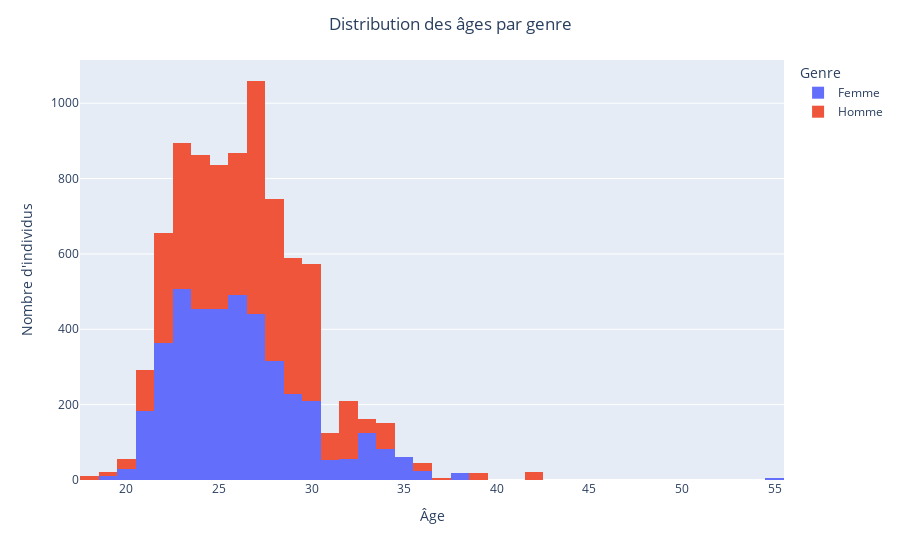

The code cell stored with this chart in its notebook:
### Markdown cell above
La distribution d'âge est-elle différente pour les hommes et les femmes ?

### Code cell
df_sd['gender_label'] = df_sd['gender'].map({0: 'Femme', 1: 'Homme'})

fig = px.histogram(df_sd, x="age", color="gender_label", labels={"gender_label": "Genre", "age": "Âge"})
fig.update_layout(yaxis_title="Nombre d'individus", 
    title="Distribution des âges par genre",
    title_x=0.5)
fig.show()

### Figure 1 — Plotly figure (JSON) as saved in the notebook; plotly's stock layout.template omitted (floating-point values rounded to 4 significant figures; data arrays with more than 128 entries replaced by an {"elided": "..."} marker saying what was removed)
{"data": [{"bingroup": "x", "hovertemplate": "Genre=Femme<br>Âge=%{x}<br>count=%{y}<extra></extra>", "legendgroup": "Femme", "marker": {"color": "#636efa", "pattern": {"shape": ""}}, "name": "Femme", "orientation": "v", "showlegend": true, "type": "histogram", "x": {"elided": "4184 float values"}, "xaxis": "x", "yaxis": "y"}, {"bingroup": "x", "hovertemplate": "Genre=Homme<br>Âge=%{x}<br>count=%{y}<extra></extra>", "legendgroup": "Homme", "marker": {"color": "#EF553B", "pattern": {"shape": ""}}, "name": "Homme", "orientation": "v", "showlegend": true, "type": "histogram", "x": {"elided": "4194 float values"}, "xaxis": "x", "yaxis": "y"}], "layout": {"barmode": "relative", "legend": {"title": {"text": "Genre"}, "tracegroupgap": 0}, "margin": {"t": 60}, "title": {"text": "Distribution des âges par genre", "x": 0.5}, "xaxis": {"anchor": "y", "domain": [0, 1], "title": {"text": "Âge"}}, "yaxis": {"anchor": "x", "domain": [0, 1], "title": {"text": "Nombre d'individus"}}}}
